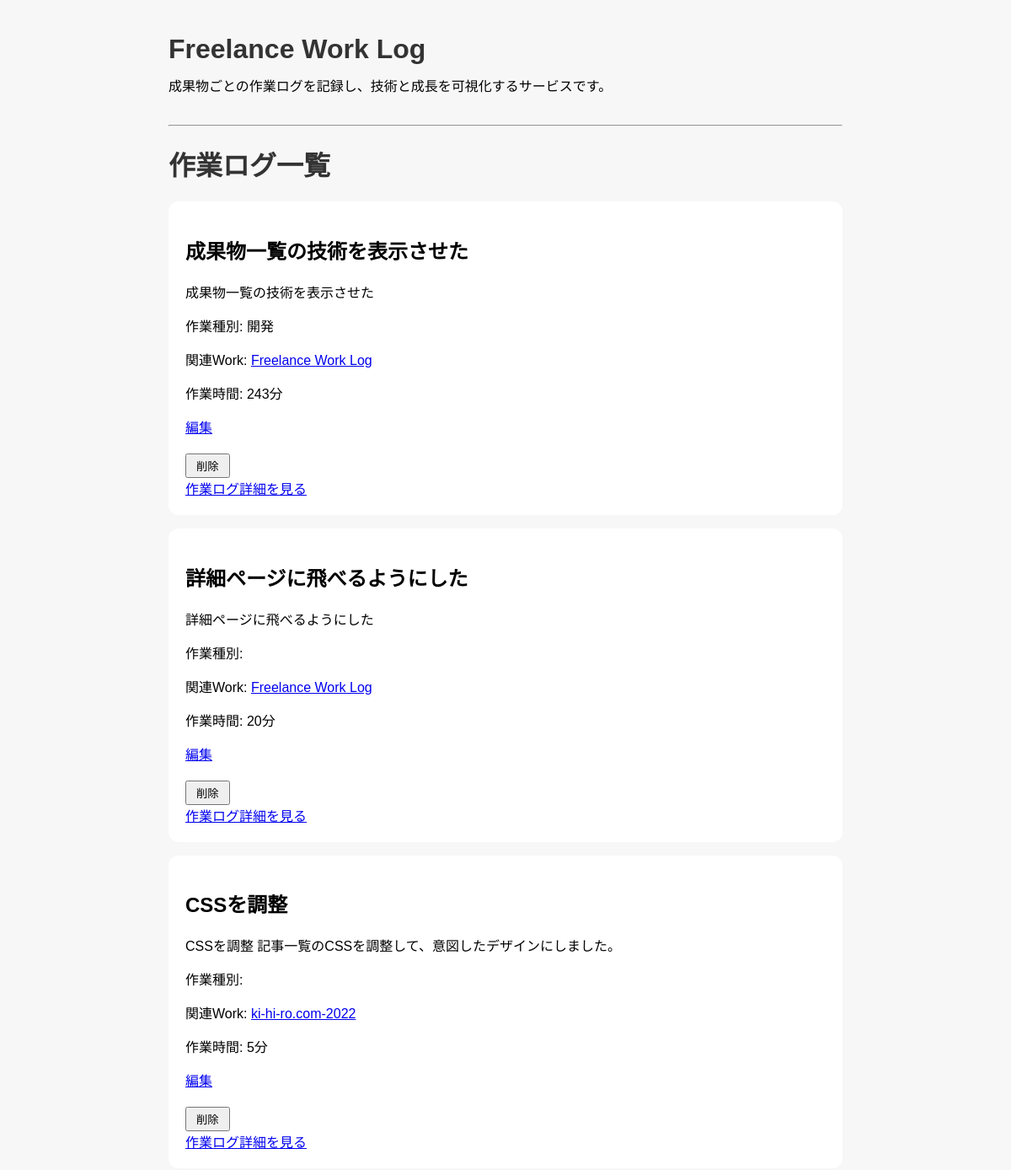
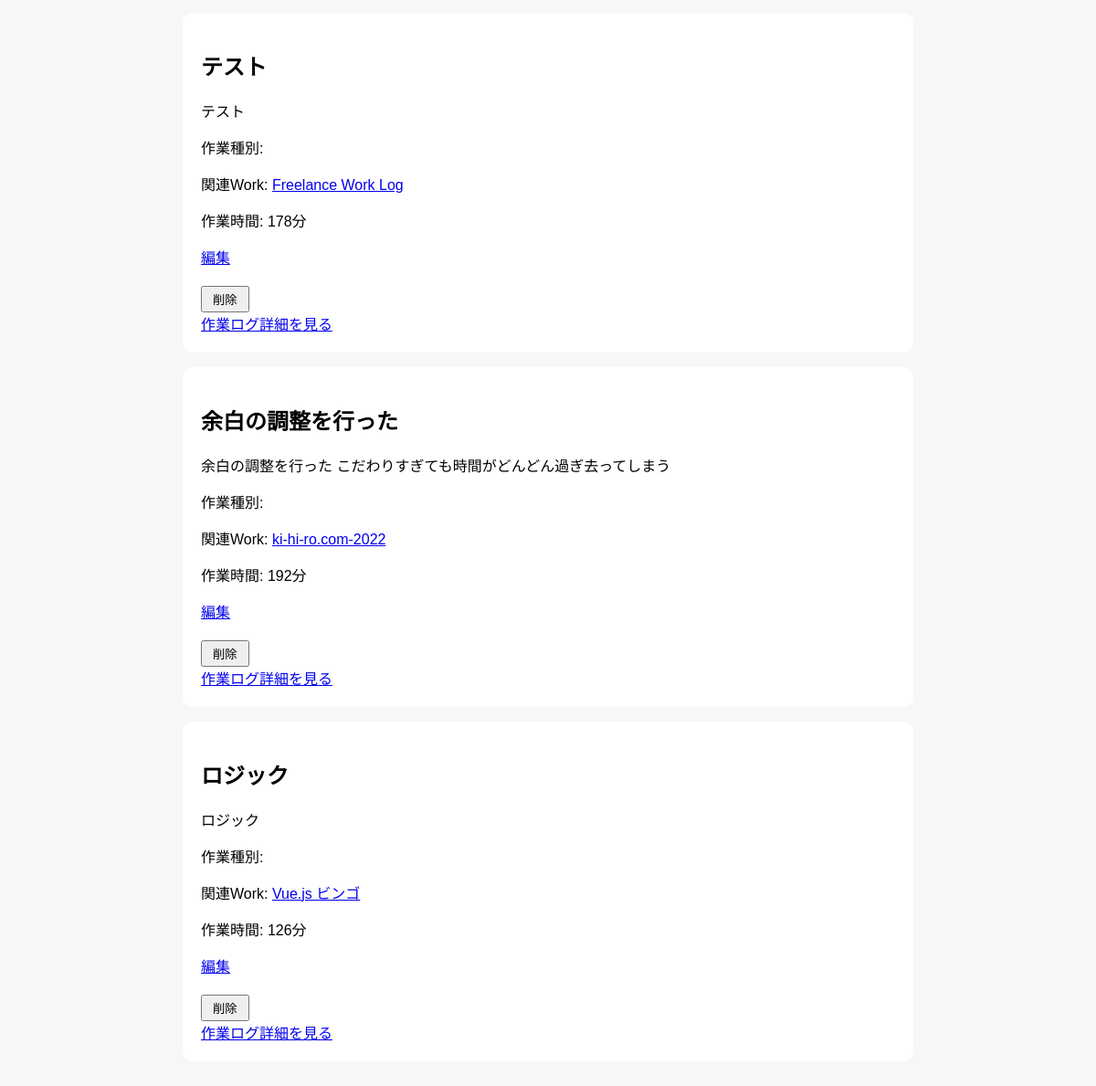
Page /posts-page on the earlier database version (2 pictures, top to bottom).
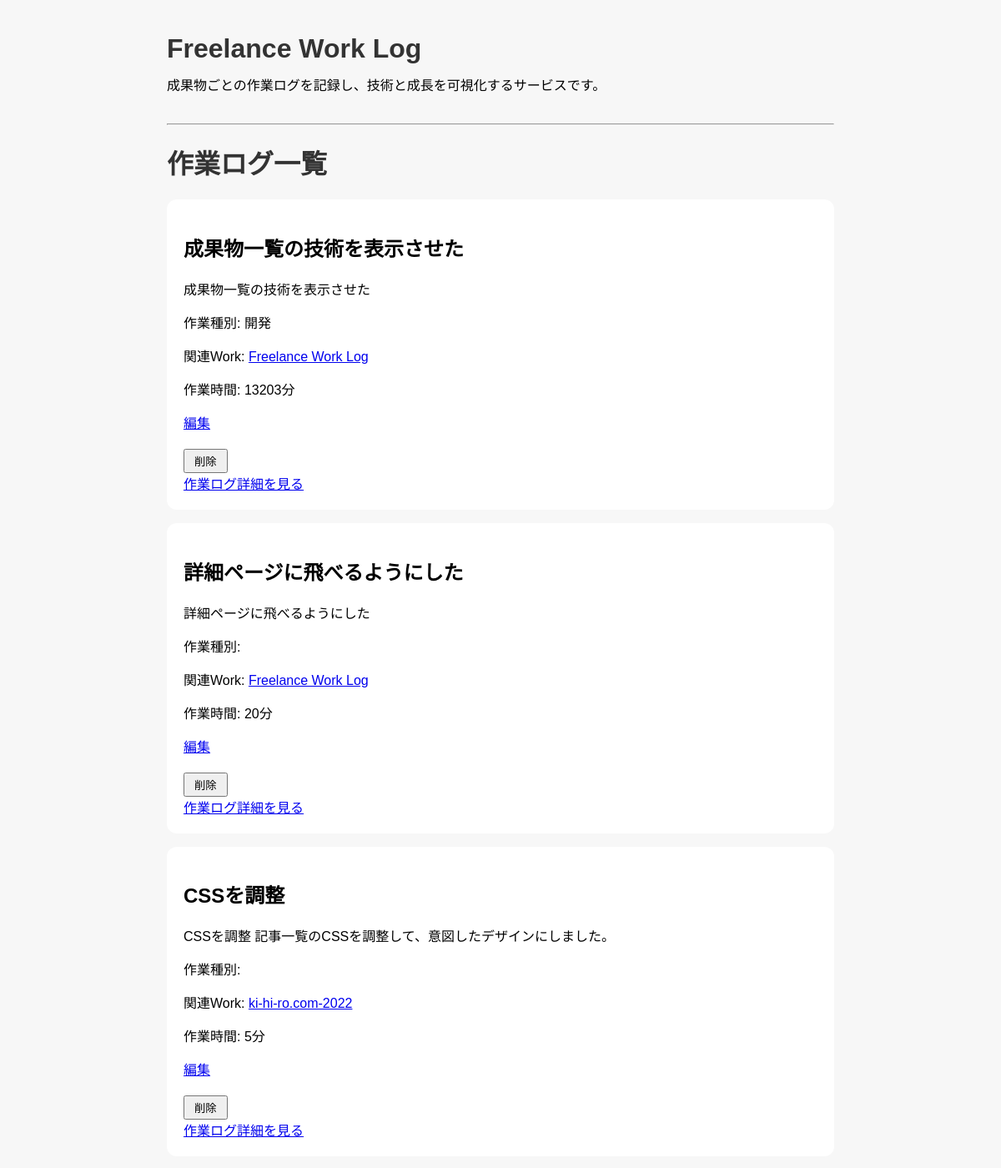
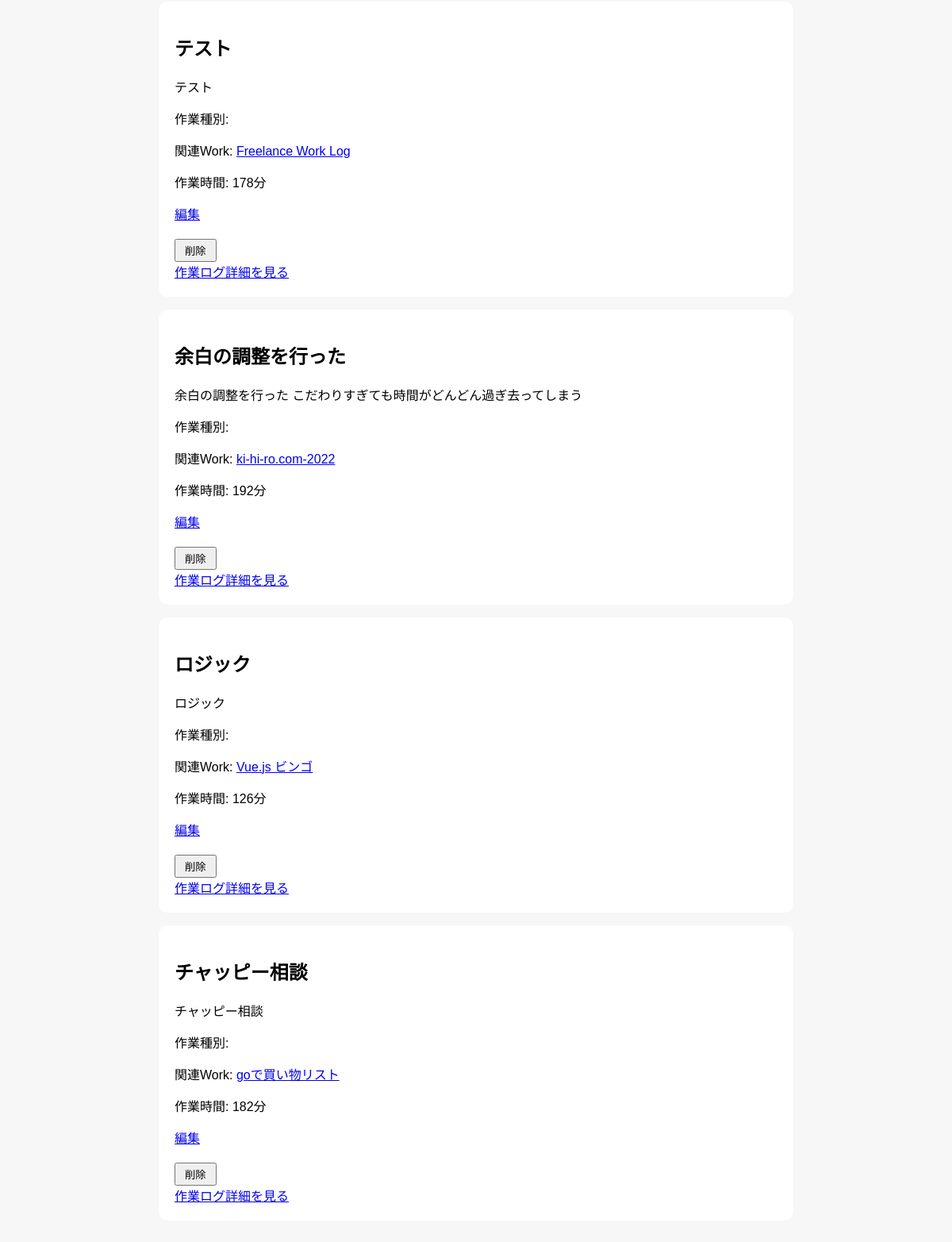
Same page on the later database version (2 pictures, top to bottom).
### app/models.py (models this page shows)
class Post(Base):
    __tablename__ = "posts"
    id = Column(Integer, primary_key=True, index=True)
    title = Column(String)
    content = Column(String)
    task_type = Column(String)
    start_time = Column(DateTime)
    end_time = Column(DateTime)
    work_time_minutes = Column(Integer)
    work_id = Column(Integer, ForeignKey("works.id"))
    work = relationship(
        "Work",
        back_populates="posts"
    )
    created_at = Column(DateTime, default=datetime.now)

class Work(Base):
    __tablename__ = "works"
    id = Column(Integer, primary_key=True, index=True)
    title = Column(String, nullable=False)
    description = Column(Text, nullable=False)
    github_url = Column(String)
    app_url = Column(String)
    tech_stack = Column(String)
    posts = relationship(
        "Post",
        back_populates="work"
    )
    image_url = Column(String)
    created_at = Column(DateTime, default=datetime.now)

### app/main.py (the view)
@app.get("/posts-page")
def posts_page(
    request: Request,
    work_id: int | None = None,
    db: Session = Depends(get_db)
):
    query = db.query(models.Post)
    if work_id:
        query = query.filter(
            models.Post.work_id == work_id
        )
    posts = query.all()
    works = db.query(models.Work).all()
    return templates.TemplateResponse(
        request,
        "posts.html",
        {"posts": posts, "works": works}
    )

### app/templates/posts.html
{% extends "base.html" %}
{% block content %}
    <h1>作業ログ一覧</h1>
    {% for post in posts %}
    <div class="post-card">
        <h2>{{ post.title }}</h2>
        <div>{{ post.content[:120] | safe }}</div>
        <p>作業種別: {{ post.task_type }}</p>
        {% if post.work %}
        <p>
            関連Work:
            <a href="/works-page/{{ post.work.id }}">
                {{ post.work.title }}
            </a>
        </p>
        {% endif %}
        <p>作業時間: {{ post.work_time_minutes }}分</p>
        <a href="/posts-page/{{ post.id }}/edit">編集</a>
        <form action="/posts-page/{{ post.id }}/delete" method="post">
        <button type="submit">削除</button>
        </form>
        <a href="/posts-page/{{ post.id }}">作業ログ詳細を見る</a>
    </div>
    {% endfor %}
{% endblock %}

Differences in the rows shown:
changed Post "成果物一覧の技術を表示させた": work_time_minutes "243" → "13203"
added Post: title "チャッピー相談", content "チャッピー相談", work "goで買い物リスト", work_time_minutes "182"
